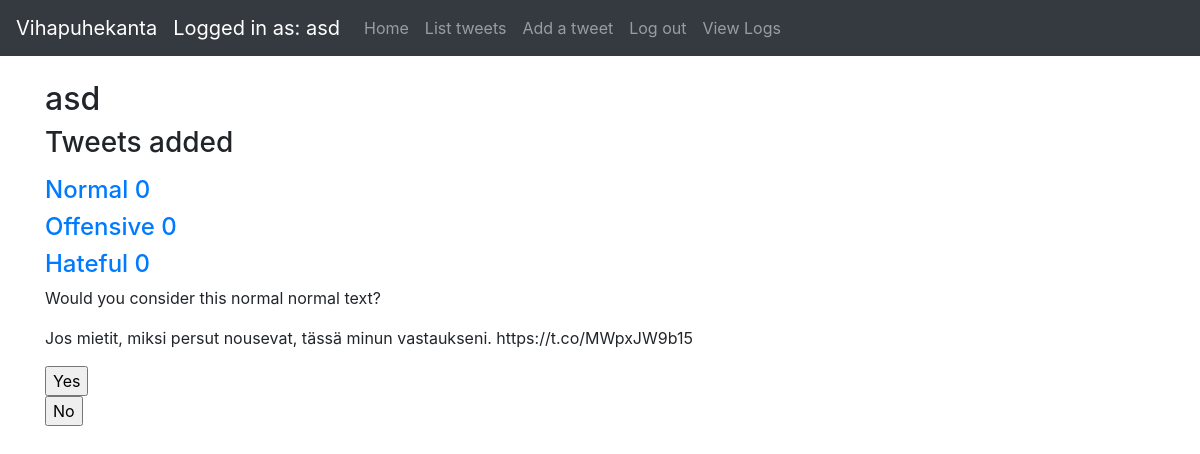
Page / (signed in) on the committed database.
### application/auth/models.py (models this page shows, shortened)
class User(db.Model):
    __tablename__ = "account"
    id = db.Column(db.Integer, primary_key=True)
    date_created = db.Column(db.DateTime, default=db.func.current_timestamp())
    date_modified = db.Column(db.DateTime, default=db.func.current_timestamp(),
                              onupdate=db.func.current_timestamp())
    name = db.Column(db.String(144), nullable=False)
    username = db.Column(db.String(144), nullable=False)
    password = db.Column(db.String(144), nullable=False)
    tweets = db.relationship("Tweet", backref='account', lazy=True)

### application/tweets/models.py (models this page shows, shortened)
class Tweet(db.Model):
    id = db.Column(db.Integer, primary_key=True)
    date_created = db.Column(db.DateTime, default=db.func.current_timestamp())
    date_modified = db.Column(db.DateTime, default=db.func.current_timestamp(),
                              onupdate=db.func.current_timestamp())
    tweetid = db.Column(db.String(100))
    tweettype = db.Column(db.String(100))
    tweettext = db.Column(db.String(300))
    addedby = db.Column(db.String(100))
    tweetdescription = db.Column(db.String(100))
    account_id = db.Column(db.Integer, db.ForeignKey('account.id'),
                           nullable=False)

### application/views.py (the view)
@app.route("/")
@login_required
def index():
    tweet_query = tweet_query_user()
    amounts = tweet_amounts(tweet_query.all())
    random_tweet = randRow()
    return render_template("index.html", all=amounts[1], tweetsNormal=amounts[2],
                           tweetsOffensive=amounts[3], tweetsHateful=amounts[4], tweet=random_tweet)

### application/__init__.py (called while the page is built)
@login_manager.user_loader
def load_user(user_id):
    return User.query.get(user_id)

### application/tweets/views.py (called while the page is built)
def tweet_query_user():
    return db.session().query(Tweet).filter(Tweet.account_id == current_user.id)

### application/views.py (called while the page is built)
def randRow():
    row_id = Tweet.query.order_by(func.random()).first().id
    row = Tweet.query.get(row_id)
    return row

def tweet_amounts(tweet_query):
    amounts = [0, 0, 0, 0, 0]
    amounts[1] = 1
    amounts[2] = 0
    amounts[3] = 0
    amounts[4] = 0
    for row in tweet_query:
        if row.tweettype == "normal":
            amounts[0] = + 1
            amounts[1] = + 1
        elif row.tweettype == "offensive":
            amounts[0] = + 1
            amounts[2] = + 1
        else:
            amounts[0] = + 1
            amounts[3] = + 1
    return amounts

### application/templates/index.html (shortened to what this page needs)
{% extends "layout.html" %}
{% block body %}
    {% if current_user.is_authenticated %}
        <h2>
            {{ current_user.name }}
        </h2>
        <h3>
            <p>Tweets added {{ tweets }}</p>
        </h3>
        <h4>
            <a href="#">Normal {{ tweetsNormal }}</a>
        </h4>
        <h4>
            <a href="#">Offensive {{ tweetsOffensive }}</a>
        </h4>
        <h4>
            <a href="#">Hateful {{ tweetsHateful }}</a>
        </h4>
        <div id="random_tweet">
            <p>Would you consider this normal {{ tweet.tweettype }} text?</p>
            <p>{{ tweet.tweettext }}</p>
            <form method="POST" action="{{ url_for('random_tweet_vote', id = tweet.id) }}">
                <input type="submit" name="vote_button" value="Yes"/>
            </form>
            <form method="POST" action="{{ url_for('random_tweet_vote', id = tweet.id) }}">
                <input type="submit" name="vote_button" value="No"/>
            </form>
        </div>
    {% else %}
        <h1>
            Hello, please login or register.
        </h1>
    {% endif %}
{% endblock %}

### application/templates/layout.html (shortened to what this page needs)
<!DOCTYPE html>
<html>
<head>
    <link rel="stylesheet" href="https://maxcdn.bootstrapcdn.com/bootstrap/4.0.0/css/bootstrap.min.css"
>
</head>
<body>
<nav class="navbar navbar-expand-md navbar-dark bg-dark mb-4">
    <a class="navbar-brand" href="#">Vihapuhekanta</a>
    {% if current_user.is_authenticated %}
        <ul class="navbar-nav mr-auto">
            <li>
                <a class="navbar-brand" href="#">Logged in as: {{ current_user.name }}</a>
            </li>
            <li class="nav-item">
                <a class="nav-link" href="/">Home</a>
            </li>
            <li class="nav-item">
                <a class="nav-link" href="{{ url_for('tweets_index') }}">List tweets</a>
            </li>
            <li class="nav-item">
                <a class="nav-link" href="{{ url_for('tweets_form') }}">Add a tweet</a>
            </li>
            <li class="nav-item">
                <a class="nav-link" href="{{ url_for('auth_logout') }}">Log out</a>
            </li>
            <li class="nav-item">
                <a class="nav-link" href="{{ url_for('view_logs') }}">View Logs</a>
            </li>
        </ul>
    {% endif %}
</nav>
<main role="main" class="container">
    {% block body %}{% endblock %}
</main>
</body>
</html>

### rows in the picture
User: name "asd"
Tweet: tweettype "normal", tweettext "Jos mietit, miksi persut nousevat, tässä minun vastaukseni. https://t.co/MWpxJW9b15"

### other values in the picture
{{ tweetsNormal }} "0"
{{ tweetsOffensive }} "0"
{{ tweetsHateful }} "0"
